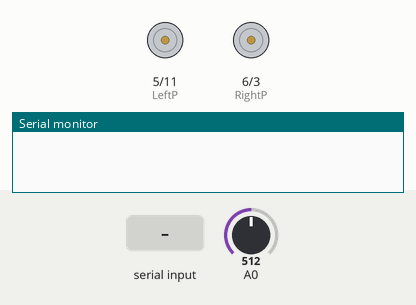
Simulated run of this sketch. Board: Arduino Uno, built with avr-gcc and run on an emulated ATmega328P. Parts: motor-driver pin pairs drawn as motors (green arrow = first pin HIGH = forward, orange = second pin HIGH = backward, longer = more drive), the last lines printed to the serial monitor. The inputs (shaded band) are chosen by the test bench; at power-on: A0 = 512.

Above: at 1.4 s.
1.5 s: "-\n" received over Serial
At 2.9 s:
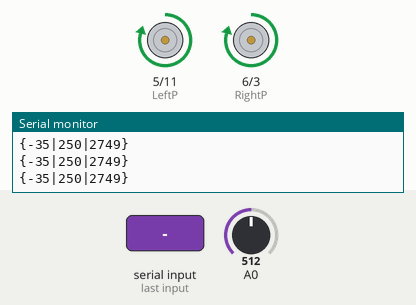
3.2 s: A0 set to 144
4.7 s: A0 set to 116
At 5.4 s:
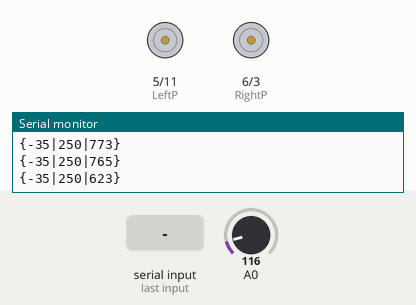
6.4 s: A0 set to 260
At 7.7 s:
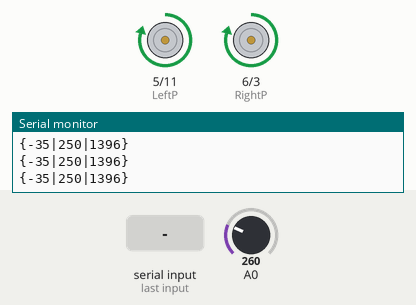
8.0 s: A0 set to 122
At 9.2 s:
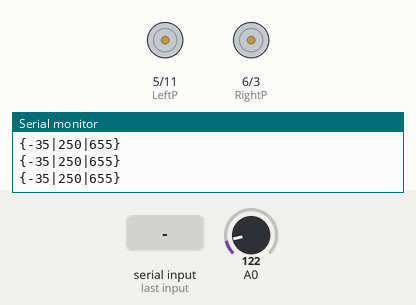
Timing chart, 0 to 10.8 s (numbered marks = the images above; inputs shaded):
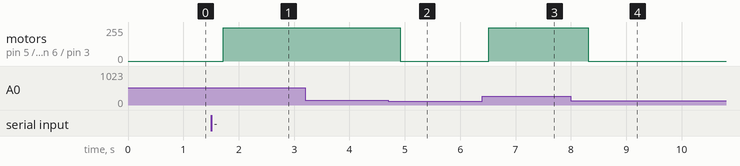

Measured:
- the behaviour switches between 131 and 130 on A0 (found by bisection; images 1 and 2)
- after the input at 1.5 s, motor on pin 5 (LeftP) / pin 11 (LeftN), motor on pin 6 (RightP) / pin 3 (RightN): stopped → forward 250/255 after 0.22 s
- after the input at 4.7 s, motor on pin 5 (LeftP) / pin 11 (LeftN), motor on pin 6 (RightP) / pin 3 (RightN): forward 250/255 → stopped after 0.22 s
- after the input at 6.4 s, motor on pin 5 (LeftP) / pin 11 (LeftN), motor on pin 6 (RightP) / pin 3 (RightN): stopped → forward 250/255 after 0.12 s
- after the input at 8.0 s, motor on pin 5 (LeftP) / pin 11 (LeftN), motor on pin 6 (RightP) / pin 3 (RightN): forward 250/255 → stopped after 0.32 s

The sketch:

WallFinder-NSC.ino
```cpp
/*
  定点停车程序——不带速度控制
  通过串口发送数据即可启动程序，数据格式：关键字+数据（0~100，默认30），这里的关键字就是P，表示比例系数这个反馈参量，比如发送P30
  小车的离墙距离，通过10ms定时器进行探测，每次探测完，重新设定小车的行进驱动电压
  需要注意的细节：定时器2的使用会影响Pin3和Pin11的PWM输出；同时定时器2中断会影响串口接收数据，故在串口接收之前，先暂停定时器2中断.
*/
#include <MsTimer2.h>          //定时中断
#include <Ultrasonic.h>       //超声波测距

Ultrasonic ultra_Front(18, 17, 11600);  // (Trig PIN, Echo Pin) //5800:100cm
#define distanceBiasFront 5   //前置超声波探测器与小车前端距离

/////////TB6612驱动引脚////
#define RightN  3   //    AIN1  //由于定时器2的使用，Pin3和Pin11无法输出PWM，只能作为数字引脚
#define RightP  6   //    AIN2
#define LeftN   11  //    BIN1  //由于定时器2的使用，Pin3和Pin11无法输出PWM，只能作为数字引脚
#define LeftP   5   //    BIN2

/////////编码器引脚////////
#define ENCODER_L     4  //编码器采集引脚 每路2个 共4个
#define DIRECTION_L   8
#define ENCODER_R     2
#define DIRECTION_R   7

float serialKp = 30, kp;    //反馈比例系数，根据需要使用；串口发送值和实际使用值
float serialKi = 30, ki;    //反馈积分系数，根据需要使用；串口发送值和实际使用值
int Motor, maxPwm = 250;
int distance_Front, Last_distance_Front, limit = 30;

unsigned int numStop;       //用于判定小车是否停止
unsigned char Flag_Stop = 0;//停止标志位

boolean stringComplete = false; // 蓝牙串口接收命令完成指示
String comdata;
int Battery_Voltage;        //电池电压采样变量

/**************************************************************************
  函数功能：赋值给PWM寄存器,小车的驱动函数
  入口参数：PWM
**************************************************************************/
void Driver(int motora, int motorb)
{
  if (motora > maxPwm) motora = maxPwm;
  if (motora < -maxPwm) motora = -maxPwm;
  if (motorb > maxPwm) motorb = maxPwm;
  if (motorb < -maxPwm) motorb = -maxPwm;

  if (motora > 0) analogWrite(RightP, motora), digitalWrite(RightN, LOW); //赋值给PWM寄存器
  else            analogWrite(RightP, 255 + motora), digitalWrite(RightN, HIGH);  //赋值给PWM寄存器
  if (motorb > 0) analogWrite(LeftP, motorb), digitalWrite(LeftN, LOW);   //赋值给PWM寄存器
  else            analogWrite(LeftP, 255 + motorb), digitalWrite(LeftN, HIGH);    //赋值给PWM寄存器
}
/**************************************************************************
  函数功能：异常关闭电机
  入口参数：电压
  返回  值：1：异常  0：正常
  /**************************************************************************/
unsigned char  Turn_Off()
{
  byte temp;
  if (Flag_Stop == 1 || (Battery_Voltage < 700)) //Flag_Stop置1或者电压太低关闭电机
  {
    temp = 1;
    digitalWrite(RightP, LOW);  //电机驱动的电平控制
    digitalWrite(RightN, LOW);  //电机驱动的电平控制
    digitalWrite(LeftP, LOW);   //电机驱动的电平控制
    digitalWrite(LeftN, LOW);   //电机驱动的电平控制
  }
  else temp = 0;
  return temp;
}

/*********函数功能：10ms控制函数 核心代码 *******/
void control()
{
  distance_Front = int(ultra_Front.getDistanceInCM()) - distanceBiasFront - limit;
  if (distance_Front == Last_distance_Front && abs(distance_Front) < 10) numStop++; //判断小车是否停止
  else numStop = 0;                                                                 //
  Last_distance_Front = distance_Front;

  wallfinder();  //根据剩余距离-distance_Front，确定当前小车行进动力-Motor
  if (Turn_Off() == 0) Driver(Motor, Motor);    //如果不存在异常，使能电机
  Battery_Detect();
}

/*********函数功能：监测当前电池电压，单位10mV*******/
/******Battery_Voltage<740时，表明电池电压不够*******/
void Battery_Detect()
{
  int Temp;                                     //临时变量
  static float Voltage_All;                     //电压采样相关变量
  static unsigned char Voltage_Count;           //电压采集用的计数器
  Temp = analogRead(0);   //采集一下电池电压    //A0端口 模拟读取就是0端口
  Voltage_Count++;        //平均值计数器
  Voltage_All += Temp;    //多次采样累积
  if (Voltage_Count == 20)
  {
    Battery_Voltage = Voltage_All * 0.5371 / 2; //求平均值，单位：10mV
    Voltage_All = 0;
    Voltage_Count = 0;
  }
}

/***************函数功能：开始**********/
void start(void)
{
  Motor = maxPwm;           //全速
  Flag_Stop = 0;
  numStop = 0;
  kp = serialKp / 10;       //反馈比例系数，来源于串口指令
}
/***************函数功能：设定小车运行动力**********/
void wallfinder()           //可以自由发挥，下面仅为示例
{
  /*********需补充 ***********/        //简单的比例反馈：根据剩余距离-distance_Front，确定当前小车行进动力-Motor
  if (Motor > maxPwm) Motor = maxPwm;  //不超过最大输出动力
}
/***********函数功能：初始化************/
void setup()
{
  pinMode(RightP, OUTPUT);      //电机控制引脚
  pinMode(RightN, OUTPUT);      //电机控制引脚，
  pinMode(LeftP, OUTPUT);       //电机速度控制引脚
  pinMode(LeftN, OUTPUT);       //电机速度控制引脚

  pinMode(ENCODER_L, INPUT);       //编码器引脚，本程序没用上
  pinMode(DIRECTION_L, INPUT);     //编码器引脚，本程序没用上
  pinMode(ENCODER_R, INPUT);       //编码器引脚，本程序没用上
  pinMode(DIRECTION_R, INPUT);     //编码器引脚，本程序没用上
  delay(200);                      //延时等待初始化完成

  sei();//全局中断开启
  MsTimer2::set(10, control);      //使用Timer2设置10ms定时中断
  Serial.begin(38400);            //蓝牙控制    //开启串口
}
/******函数功能：主循环程序体*******/
void loop()
{
  long timer;
  if (stringComplete == true)
  {
    stringComplete = false;
    MsTimer2::start();      //
    start();
    timer = millis();
    Serial.print(comdata);
    Serial.println("Start: {distance|Motor|Battery}");
    while (numStop < 3)   //
    {
      Serial.print("{");
      Serial.print(distance_Front);
      Serial.print("|");
      Serial.print(Motor);
      Serial.print("|");
      Serial.print(Battery_Voltage);
      Serial.println("}");
      delay(300);
    }
    Flag_Stop = 1;
    Serial.print("End: ");
    Serial.print(distance_Front);   //回传剩余距离
    Serial.print("cm, ");
    Serial.print(millis() - timer); //回传耗时
    Serial.println("ms");
  }
  delay(20);
  MsTimer2::stop();                 //
}

/****函数功能：串口接收中断******/
void serialEvent()
{
  int data, k = 0, sign = 1;
  char inChar;
  int SerialStart = 0;
  comdata = "";
  SerialStart = Serial.available();
  while (SerialStart > 0)
  {
    inChar = Serial.read();    // get the new byte:
    comdata += inChar;
    delay(2);
    data = int(inChar - 48);
    if (data >= 0 && data <= 9)   //数据格式：关键字+数据，例如P60,即serialKp = 60；
    {
      switch (k)
      {
        case 0: break;
        case 1: serialKp = serialKp * 10 + data * sign; break;
        case 2: serialKi = serialKi * 10 + data * sign; break;
        default: break;
          //可以任意定义其他传送通道
      }
    }
    switch (inChar)
    {
      case 'P': k = 1; serialKp = 0; sign = 1; break;
      case 'I': k = 2; serialKi = 0; sign = 1; break;
      case '-': sign = -1; break;
      case '\n': stringComplete = true; SerialStart = Serial.available(); break;
      default: break;
        //可以任意定义其他传送通道
    }
  }
}
```
